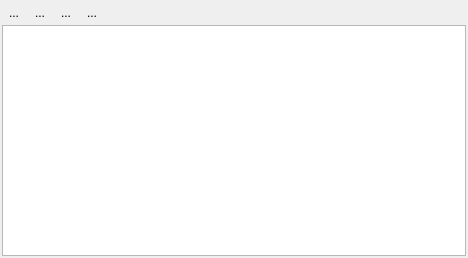
<?xml version="1.0" encoding="UTF-8"?>
<ui version="4.0">
 <class>Form</class>
 <widget class="QWidget" name="Form">
  <property name="geometry">
   <rect>
    <x>0</x>
    <y>0</y>
    <width>468</width>
    <height>258</height>
   </rect>
  </property>
  <property name="windowTitle">
   <string>Form</string>
  </property>
  <layout class="QVBoxLayout" name="verticalLayout">
   <property name="spacing">
    <number>2</number>
   </property>
   <property name="leftMargin">
    <number>2</number>
   </property>
   <property name="topMargin">
    <number>2</number>
   </property>
   <property name="rightMargin">
    <number>2</number>
   </property>
   <property name="bottomMargin">
    <number>2</number>
   </property>
   <item>
    <layout class="QHBoxLayout" name="horizontalLayout">
     <property name="spacing">
      <number>2</number>
     </property>
     <item>
      <widget class="QToolButton" name="btnAddField">
       <property name="text">
        <string>...</string>
       </property>
       <property name="autoRaise">
        <bool>true</bool>
       </property>
      </widget>
     </item>
     <item>
      <widget class="QToolButton" name="btnRemoveField">
       <property name="text">
        <string>...</string>
       </property>
       <property name="autoRaise">
        <bool>true</bool>
       </property>
      </widget>
     </item>
     <item>
      <widget class="QToolButton" name="btnToggleEditing">
       <property name="text">
        <string>...</string>
       </property>
       <property name="autoRaise">
        <bool>true</bool>
       </property>
      </widget>
     </item>
     <item>
      <widget class="QToolButton" name="btnFieldCalculator">
       <property name="text">
        <string>...</string>
       </property>
       <property name="autoRaise">
        <bool>true</bool>
       </property>
      </widget>
     </item>
     <item>
      <spacer name="horizontalSpacer">
       <property name="orientation">
        <enum>Qt::Horizontal</enum>
       </property>
       <property name="sizeHint" stdset="0">
        <size>
         <width>40</width>
         <height>20</height>
        </size>
       </property>
      </spacer>
     </item>
    </layout>
   </item>
   <item>
    <widget class="QTableView" name="tableView">
     <property name="sortingEnabled">
      <bool>true</bool>
     </property>
    </widget>
   </item>
  </layout>
  <action name="actionAddField">
   <property name="icon">
    <iconset resource="../../../../QGIS_FORK/images/images.qrc">
     <normaloff>:/images/themes/default/mActionNewAttribute.svg</normaloff>:/images/themes/default/mActionNewAttribute.svg</iconset>
   </property>
   <property name="text">
    <string>addField</string>
   </property>
  </action>
  <action name="actionRemoveField">
   <property name="icon">
    <iconset resource="../../../../QGIS_FORK/images/images.qrc">
     <normaloff>:/images/themes/default/mActionDeleteAttribute.svg</normaloff>:/images/themes/default/mActionDeleteAttribute.svg</iconset>
   </property>
   <property name="text">
    <string>Remove Field</string>
   </property>
  </action>
  <action name="actionToggleEditing">
   <property name="checkable">
    <bool>true</bool>
   </property>
   <property name="icon">
    <iconset resource="../../../../QGIS_FORK/images/images.qrc">
     <normaloff>:/images/themes/default/mActionToggleEditing.svg</normaloff>:/images/themes/default/mActionToggleEditing.svg</iconset>
   </property>
   <property name="text">
    <string>toggleEditing</string>
   </property>
  </action>
  <action name="actionFieldCalculator">
   <property name="icon">
    <iconset resource="../../../../QGIS_FORK/images/images.qrc">
     <normaloff>:/images/themes/default/mActionCalculateField.svg</normaloff>:/images/themes/default/mActionCalculateField.svg</iconset>
   </property>
   <property name="text">
    <string>Field Calculator</string>
   </property>
  </action>
 </widget>
 <resources>
  <include location="../../../../QGIS_FORK/images/images.qrc"/>
 </resources>
 <connections/>
</ui>
